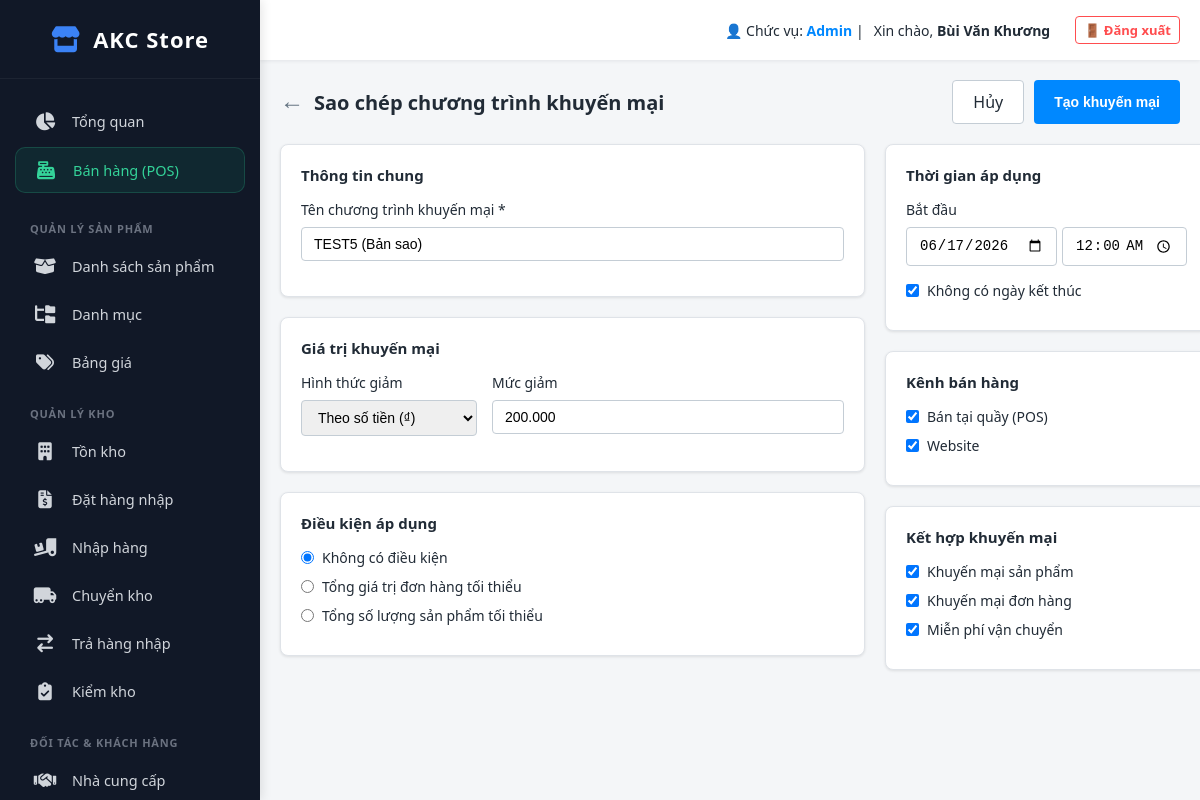
/index.php?action=copy_promo&id=9 (signed in), run on the app's committed database.
### tables this page shows
CREATE TABLE `promotions` (
  `id` int(11) NOT NULL,
  `promo_name` varchar(255) NOT NULL,
  `promo_code` varchar(50) DEFAULT NULL COMMENT 'Để trống nếu là KM tự động',
  `promo_type` enum('discount_order','discount_product','gift_by_order','gift_by_product','free_shipping') DEFAULT 'discount_order',
  `discount_type` enum('percent','amount') DEFAULT 'amount',
  `discount_value` decimal(15,2) DEFAULT 0.00,
  `min_order_value` decimal(15,2) DEFAULT 0.00 COMMENT 'Điều kiện áp dụng',
  `start_date` datetime NOT NULL,
  `end_date` datetime NOT NULL,
  `status` enum('Đang áp dụng','Chưa áp dụng','Ngừng áp dụng') DEFAULT 'Chưa áp dụng',
  `created_at` datetime DEFAULT current_timestamp(),
  `usage_limit` int(11) DEFAULT NULL COMMENT 'Số lượng áp dụng (NULL = Vô hạn)',
  `description` text DEFAULT NULL,
  `no_end_date` tinyint(1) DEFAULT 0 COMMENT '1 = Không có ngày kết thúc',
  `advanced_timing` longtext DEFAULT NULL COMMENT 'Lưu giờ, ngày, tháng áp dụng' CHECK (json_valid(`advanced_timing`)),
  `branch_scope` enum('all','specific') DEFAULT 'all',
  `specific_branches` longtext DEFAULT NULL COMMENT 'Mảng ID chi nhánh' CHECK (json_valid(`specific_branches`)),
  `customer_scope` enum('all','specific') DEFAULT 'all',
  `customer_conditions` longtext DEFAULT NULL COMMENT 'Điều kiện khách hàng' CHECK (json_valid(`customer_conditions`)),
  `gift_settings` longtext DEFAULT NULL COMMENT 'Cấu hình chi tiết điều kiện mua và danh sách sản phẩm quà tặng' CHECK (json_valid(`gift_settings`)),
  `max_shipping_discount` decimal(15,2) DEFAULT NULL COMMENT 'Mức giảm phí ship tối đa',
  `used_count` int(11) DEFAULT 0 COMMENT 'Số lần mã/chương trình đã được sử dụng',
  `max_discount_amount` decimal(15,2) DEFAULT NULL COMMENT 'Mức giảm tối đa (nếu giảm theo %)',
  `min_product_qty` int(11) DEFAULT 0 COMMENT 'Số lượng sản phẩm tối thiểu',
  `once_per_customer` tinyint(1) DEFAULT 0 COMMENT '1 = Mỗi khách chỉ dùng 1 lần',
  `sales_channels` longtext DEFAULT NULL COMMENT 'Kênh bán hàng: POS, Web, FB...' CHECK (json_valid(`sales_channels`)),
  `allowed_combinations` longtext DEFAULT NULL COMMENT 'Cho phép kết hợp với loại KM nào' CHECK (json_valid(`allowed_combinations`)),
  `apply_once_per_order` tinyint(1) DEFAULT 1 COMMENT '1: Tính 1 lần/đơn, 0: Nhân lên theo số lượng SP',
  `product_apply_settings` longtext DEFAULT NULL COMMENT 'Lưu thông tin: Áp dụng tất cả, hay SP cụ thể, hay Danh mục cụ thể' CHECK (json_valid(`product_apply_settings`)),
  `shipping_settings` longtext DEFAULT NULL COMMENT 'Cấu hình Freeship: Tỉnh thành, Điều kiện phí ship tối đa' CHECK (json_valid(`shipping_settings`))
);

### public/index.php (called while the page is built, shortened)
<?php
$app = new App();

### app/models/PromotionModel.php (called while the page is built, shortened)
<?php
class PromotionModel
{
    private $conn;
    public function __construct($db)
    {
        $this->conn = $db;
    }
    public function getPromotionById($id)
    {
        $stmt = $this->conn->prepare("SELECT * FROM promotions WHERE id = ?");
        $stmt->execute([$id]);
        return $stmt->fetch(PDO::FETCH_ASSOC);
    }
}

### app/views/promotion/add.php (the view, shortened to what this page needs)
<?php require_once __DIR__ . '/../layout/header.php'; ?>
<?php
$channels = isset($promo['sales_channels']) ? json_decode($promo['sales_channels'], true) : ['pos', 'web'];
$combinations = isset($promo['allowed_combinations']) ? json_decode($promo['allowed_combinations'], true) : [];
?>
<form action="index.php?action=add_promo" method="POST" id="promoForm">
    <div class="v3-header">
        <div class="v3-title"><a href="index.php?action=promo_list">←</a> <span id="page_title">Tạo khuyến mại</span></div>
        <div style="display: flex; gap: 10px;">
            <a href="index.php?action=promo_list" class="btn-outline">Hủy</a>
            <button type="submit" id="btnSubmit" class="btn-primary">Tạo khuyến mại</button>
        </div>
    </div>
    <div style="display: flex; gap: 20px; align-items: flex-start;">
        <div style="flex: 0 0 65%;">
            <div class="v3-card">
                <div class="v3-card-title">Thông tin chung</div>
                <div class="form-group">
                    <label class="form-label">Tên chương trình khuyến mại *</label>
                    <input type="text" name="promo_name" class="form-control" value="<?php echo htmlspecialchars($promo['promo_name'] ?? ''); ?>" required>
                </div>
            </div>
            <div class="v3-card" id="card_standard_discount">
                <div class="v3-card-title">Giá trị khuyến mại</div>
                <div class="row-flex">
                    <div class="form-group" style="flex: 1;">
                        <label class="form-label">Hình thức giảm</label>
                        <select name="discount_type" id="discount_type" class="form-control" onchange="toggleMaxDiscount()">
                            <option value="amount" <?php echo (($promo['discount_type'] ?? '') == 'amount') ? 'selected' : ''; ?>>Theo số tiền (₫)</option>
                        </select>
                    </div>
                    <div class="form-group" style="flex: 2;">
                        <label class="form-label">Mức giảm</label>
                        <input type="text" name="discount_value" class="form-control" value="<?php echo isset($promo['discount_value']) ? number_format($promo['discount_value'], 0, '', '.') : ''; ?>" oninput="this.value = this.value.replace(/[^0-9]/g, '').replace(/\B(?=(\d{3})+(?!\d))/g, '.')">
                    </div>
                </div>
            </div>
            <div class="v3-card" id="card_conditions">
                <div class="v3-card-title">Điều kiện áp dụng</div>
                <?php
                $cond_type = 'none';
                ?>
                <label class="radio-box"><input type="radio" name="condition_type" value="none" <?php echo $cond_type == 'none' ? 'checked' : ''; ?> onchange="toggleCondition()"> Không có điều kiện</label>
                <label class="radio-box"><input type="radio" name="condition_type" value="min_amount" <?php echo $cond_type == 'min_amount' ? 'checked' : ''; ?> onchange="toggleCondition()"> Tổng giá trị đơn hàng tối thiểu</label>
                <label class="radio-box"><input type="radio" name="condition_type" value="min_qty" <?php echo $cond_type == 'min_qty' ? 'checked' : ''; ?> onchange="toggleCondition()"> Tổng số lượng sản phẩm tối thiểu</label>
            </div>
        </div>
        <div style="flex: 1;">
            <div class="v3-card">
                <div class="v3-card-title">Thời gian áp dụng</div>
                <div class="form-group">
                    <label class="form-label">Bắt đầu</label>
                    <div class="row-flex" style="gap: 5px;"><input type="date" name="start_date" class="form-control" value="<?php echo isset($promo['start_date']) ? date('Y-m-d', strtotime($promo['start_date'])) : date('Y-m-d'); ?>"><input type="time" name="start_time" class="form-control" value="<?php echo isset($promo['start_date']) ? date('H:i', strtotime($promo['start_date'])) : '00:00'; ?>"></div>
                </div>
                <label class="check-box"><input type="checkbox" name="no_end_date" id="no_end_date" value="1" <?php echo ($promo['no_end_date'] ?? 0) == 1 ? 'checked' : ''; ?> onchange="document.getElementById('end_date_box').style.display = this.checked ? 'none' : 'block';"> Không có ngày kết thúc</label>
            </div>
            <div class="v3-card">
                <div class="v3-card-title">Kênh bán hàng</div>
                <label class="check-box"><input type="checkbox" name="sales_channels[]" value="pos" <?php echo in_array('pos', $channels) ? 'checked' : ''; ?>> Bán tại quầy (POS)</label>
                <label class="check-box"><input type="checkbox" name="sales_channels[]" value="web" <?php echo in_array('web', $channels) ? 'checked' : ''; ?>> Website</label>
            </div>
            <div class="v3-card">
                <div class="v3-card-title">Kết hợp khuyến mại</div>
                <label class="check-box"><input type="checkbox" name="allowed_combinations[]" value="product" <?php echo in_array('product', $combinations) ? 'checked' : ''; ?>> Khuyến mại sản phẩm</label>
                <label class="check-box"><input type="checkbox" name="allowed_combinations[]" value="order" <?php echo in_array('order', $combinations) ? 'checked' : ''; ?>> Khuyến mại đơn hàng</label>
                <label class="check-box"><input type="checkbox" name="allowed_combinations[]" value="shipping" <?php echo in_array('shipping', $combinations) ? 'checked' : ''; ?>> Miễn phí vận chuyển</label>
            </div>
        </div>
    </div>
</form>
<?php require_once __DIR__ . '/../layout/footer.php'; ?>

### app/views/layout/header.php (style rules this page uses)
* { box-sizing: border-box; margin: 0; padding: 0; }
body { font-family: 'Segoe UI', Tahoma, Geneva, Verdana, sans-serif; background-color: #f4f6f8; color: #212b36; display: flex; height: 100vh; overflow: hidden; }

### app/views/promotion/add.php (style rules this page uses)
.v3-header { display: flex; justify-content: space-between; align-items: center; margin-bottom: 20px; }
.v3-title { font-size: 20px; font-weight: bold; color: #212b36; display: flex; align-items: center; gap: 10px; }
.v3-title a { color: #637381; text-decoration: none; font-size: 24px; line-height: 1; margin-top: -4px; }
.v3-card { background: #fff; border-radius: 8px; box-shadow: 0 1px 3px rgba(0, 0, 0, 0.1); padding: 20px; margin-bottom: 20px; border: 1px solid #dfe3e8; }
.v3-card-title { font-size: 15px; font-weight: 600; color: #212b36; margin-bottom: 15px; }
.form-group { margin-bottom: 15px; }
.form-label { display: block; margin-bottom: 8px; font-weight: 500; font-size: 14px; color: #212b36; }
.form-control { width: 100%; padding: 8px 12px; border: 1px solid #c4cdd5; border-radius: 4px; box-sizing: border-box; font-size: 14px; transition: 0.2s; }
.row-flex { display: flex; gap: 15px; }
.row-flex .form-group { flex: 1; }
.radio-box, .check-box { display: flex; align-items: center; gap: 8px; cursor: pointer; font-size: 14px; color: #212b36; margin-bottom: 10px; }
.btn-primary { background: #0088ff; color: #fff; border: none; padding: 10px 20px; border-radius: 4px; font-weight: 600; cursor: pointer; font-size: 14px; }
.btn-outline { background: #fff; border: 1px solid #c4cdd5; padding: 10px 20px; border-radius: 4px; font-weight: 500; color: #212b36; cursor: pointer; text-decoration: none; }

### data on the page
promotions: discount_type "Theo số tiền (₫)", discount_value "200.000", start_date "06/17/2026", start_time "00:00", no_end_date "☑", sales_channels "☑", allowed_combinations "☑"

### other printed values
$user_session['role'] "Admin"
$user_session['full_name'] "Bùi Văn Khương"
